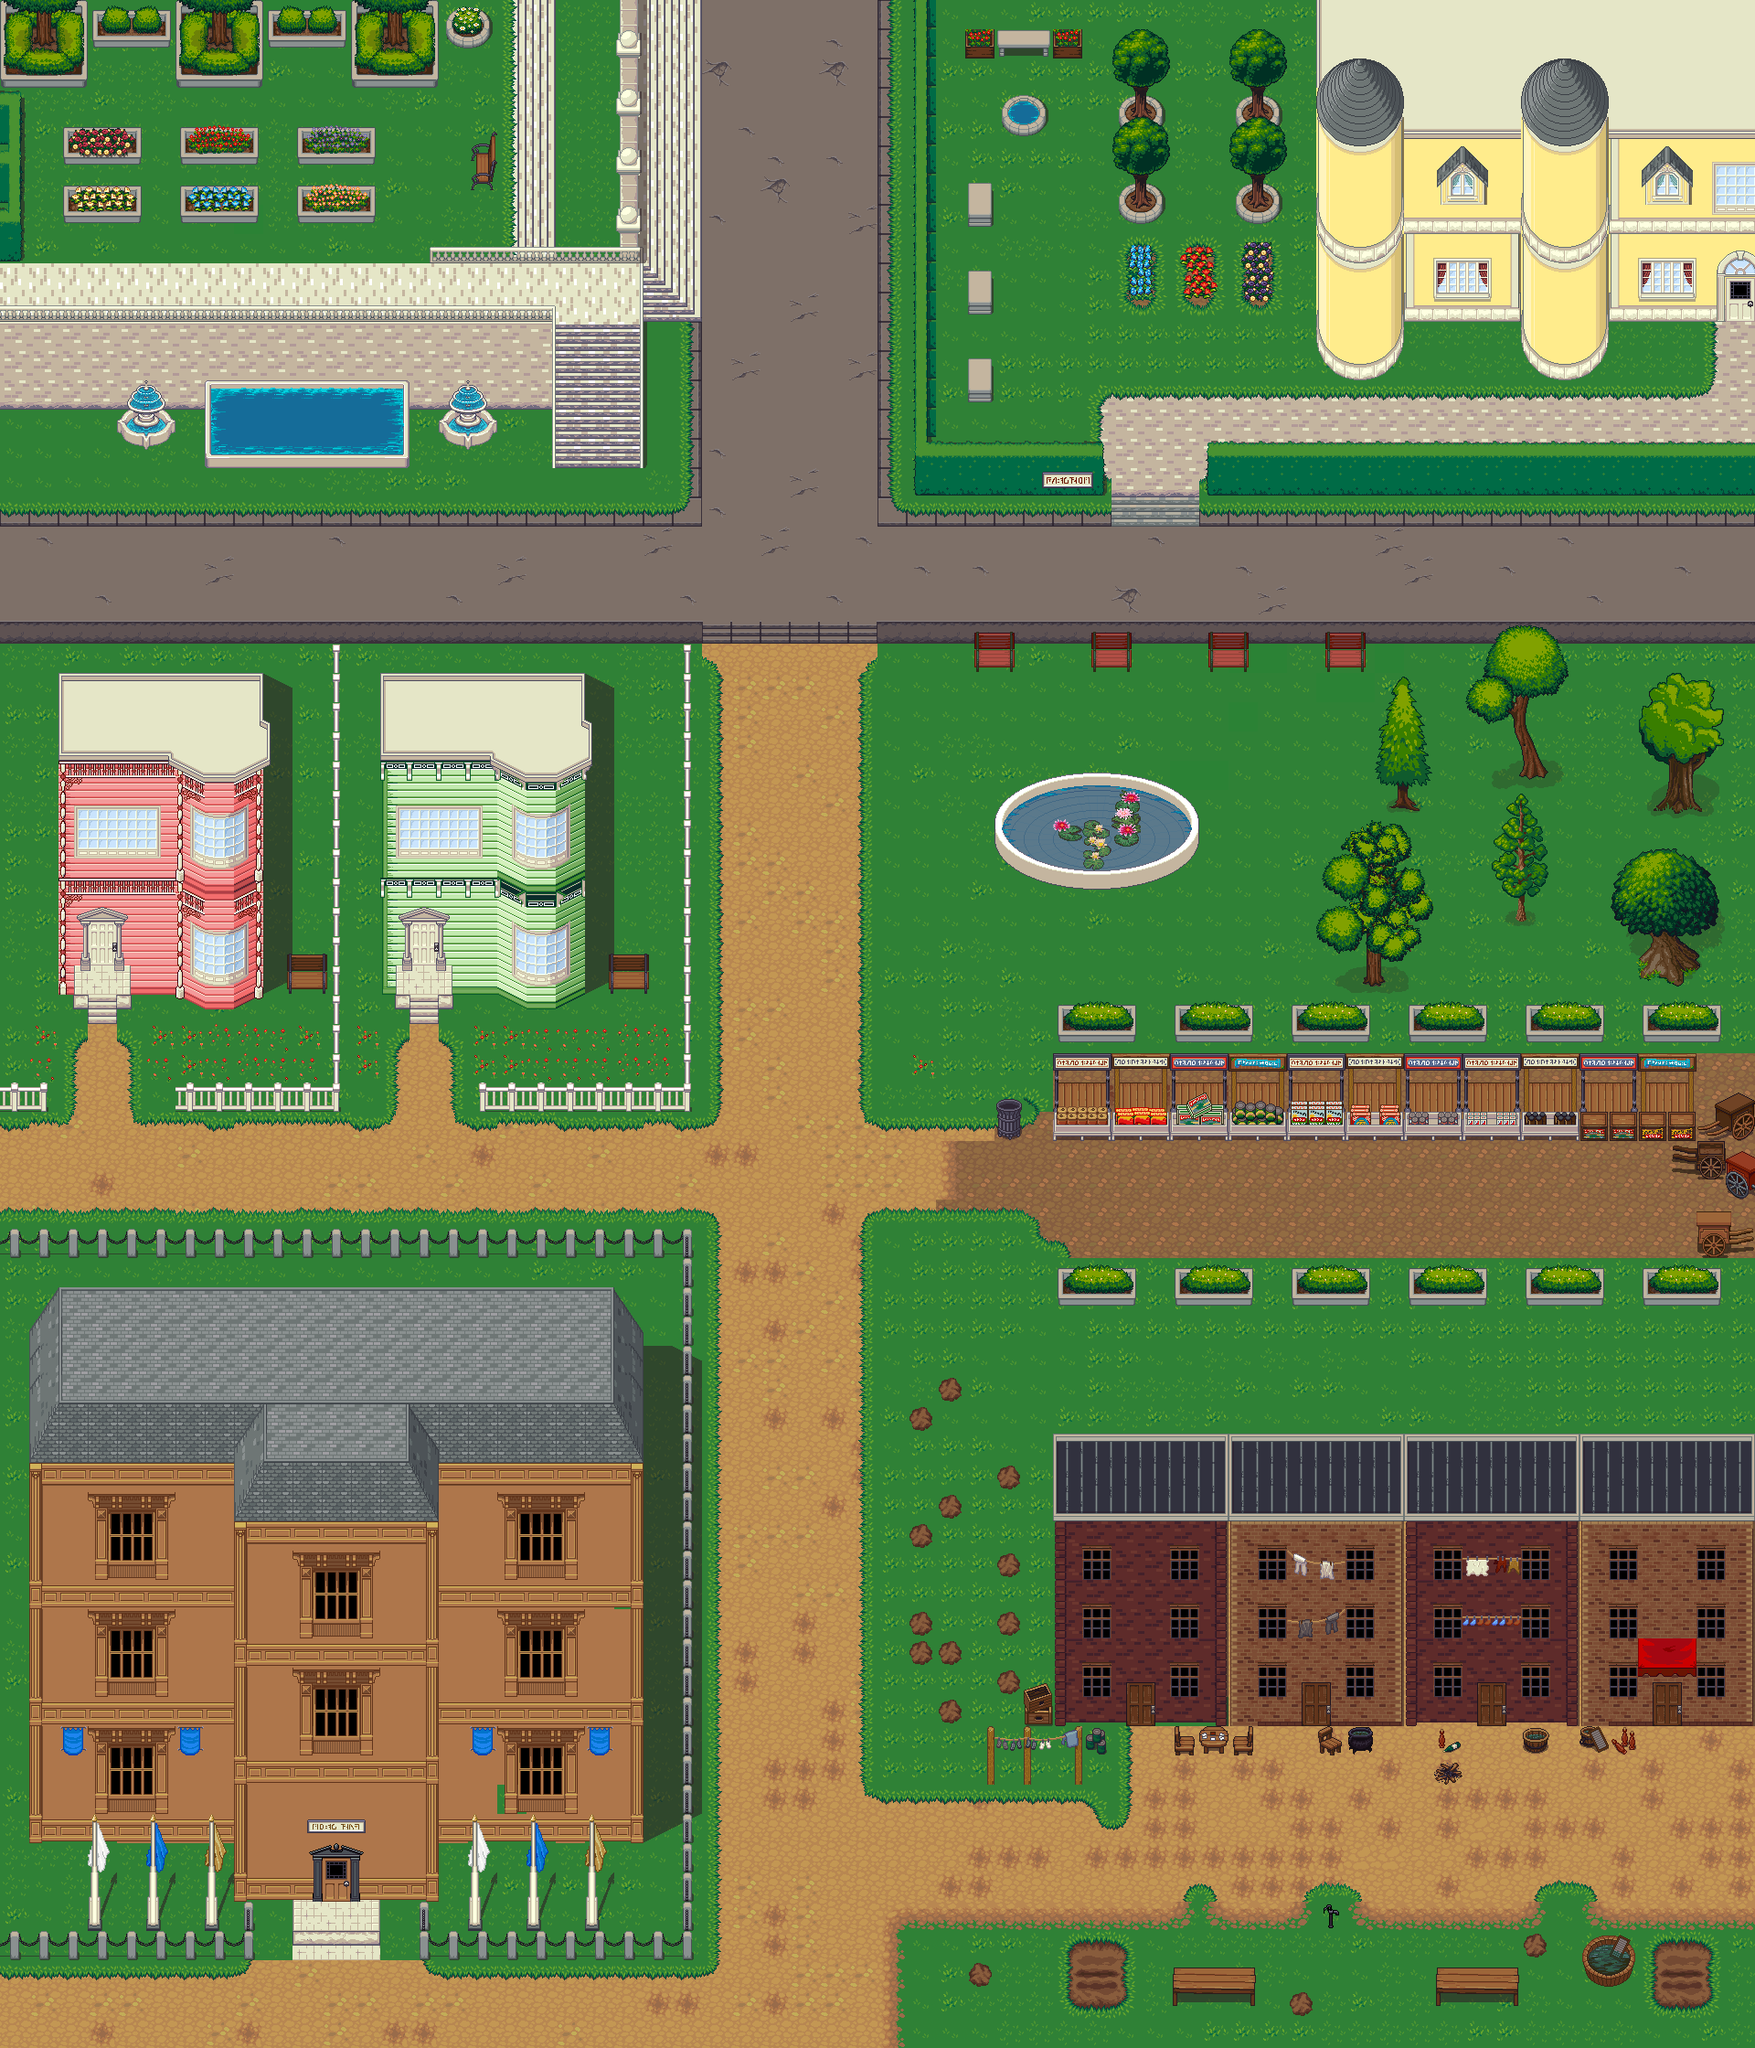

Tiled map render using the project's own tile images. Description and the map definition, with tile-layer contents summarised, below:
An orthogonal 60x70 tile map with 32x32 px tiles, 9 tile layers (Ground Level, Shadows, Ground Gradient, Exterior Base, ...), 10 tilesets and 137 objects (Spawn Point, Percival Thornton, Dr. Eleanor Bennett, Victoria Ashford, Li Wei, ...).

<map version="1.10" tiledversion="1.10.2" orientation="orthogonal" renderorder="right-down" width="60" height="70" tilewidth="32" tileheight="32" infinite="0" nextlayerid="17" nextobjectid="178">
 <editorsettings>
  <export target="grontown_embedded.json" format="json" />
 </editorsettings>
 <tileset firstgid="1" name="victorian-mansion" tilewidth="32" tileheight="32" tilecount="2048" columns="32">
  <image source="../tilesets/victorian-mansion.png" width="1024" height="2048" />
 </tileset>
 <tileset firstgid="2049" name="victorian-windows-doors" tilewidth="32" tileheight="32" tilecount="5120" columns="32">
  <image source="../tilesets/victorian-windows-doors.png" width="1024" height="5120" />
 </tileset>
 <tileset firstgid="7169" name="victorian-accessories" tilewidth="32" tileheight="32" tilecount="2560" columns="32">
  <image source="../tilesets/victorian-accessories.png" width="1024" height="2560" />
 </tileset>
 <tileset firstgid="9729" name="terrain" tilewidth="32" tileheight="32" tilecount="1024" columns="32">
  <image source="../tilesets/terrain.png" width="1024" height="1024" />
 </tileset>
 <tileset firstgid="10753" name="victorian-garden" tilewidth="32" tileheight="32" tilecount="1024" columns="16">
  <image source="../tilesets/victorian-garden.png" width="512" height="2048" />
 </tileset>
 <tileset firstgid="11777" name="victorian-streets" tilewidth="32" tileheight="32" tilecount="1536" columns="16">
  <image source="../tilesets/victorian-streets.png" width="512" height="3072" />
 </tileset>
 <tileset firstgid="13313" name="victorian-tenement" tilewidth="32" tileheight="32" tilecount="3072" columns="32">
  <image source="../tilesets/victorian-tenement.png" width="1024" height="3072" />
 </tileset>
 <tileset firstgid="16385" name="roofs" tilewidth="32" tileheight="32" tilecount="4096" columns="64">
  <image source="../tilesets/roofs.png" width="2048" height="2048" />
 </tileset>
 <tileset firstgid="20481" name="victorian-market" tilewidth="32" tileheight="32" tilecount="1280" columns="16">
  <image source="../tilesets/victorian-market.png" width="512" height="2560" />
 </tileset>
 <tileset firstgid="21761" name="trees-green" tilewidth="32" tileheight="32" tilecount="1024" columns="32">
  <image source="../tilesets/trees-green.png" width="1024" height="1024" />
 </tileset>
 <layer id="3" name="Ground Level" width="60" height="70" locked="1">
  <data>[4200 cells, 3941 non-empty, 38 distinct tile ids]</data>
 </layer>
 <layer id="14" name="Shadows" width="60" height="70" locked="1">
  <data>[4200 cells, 91 non-empty, 15 distinct tile ids]</data>
 </layer>
 <layer id="5" name="Ground Gradient" width="60" height="70" locked="1">
  <data>[4200 cells, 537 non-empty, 55 distinct tile ids]</data>
 </layer>
 <layer id="13" name="Exterior Base" width="60" height="70" locked="1">
  <data>[4200 cells, 855 non-empty, 229 distinct tile ids]</data>
 </layer>
 <layer id="7" name="Exterior 1" width="60" height="70" locked="1">
  <data>[4200 cells, 669 non-empty, 145 distinct tile ids]</data>
 </layer>
 <layer id="9" name="Exterior 2" width="60" height="70" locked="1">
  <data>[4200 cells, 325 non-empty, 121 distinct tile ids]</data>
 </layer>
 <layer id="8" name="Exterior Decor" width="60" height="70" locked="1">
  <data>[4200 cells, 388 non-empty, 111 distinct tile ids]</data>
 </layer>
 <layer id="12" name="Exterior Decor 2" width="60" height="70" locked="1">
  <data>[4200 cells, 70 non-empty, 42 distinct tile ids]</data>
 </layer>
 <layer id="11" name="Garden" width="60" height="70" locked="1">
  <data>[4200 cells, 120 non-empty, 74 distinct tile ids]</data>
 </layer>
 <objectgroup id="15" name="Collision">
  <object id="3" x="675.333" y="6" width="25.3333" height="257.167" />
  <object id="6" x="2.72727" y="332.348" width="604" height="16.5" />
  <object id="7" x="471.5" y="267.167" width="228" height="3.15152" />
  <object id="8" x="601.334" y="338.666" width="6.66667" height="174.333" />
  <object id="12" x="3.33333" y="423.333" width="128.667" height="12.6667" />
  <object id="13" x="189" y="422.667" width="33.3333" height="12.6667" />
  <object id="14" x="224.667" y="465" width="222.667" height="11.3333" />
  <object id="15" x="439" y="407.667" width="6" height="56" />
  <object id="16" x="225.667" y="403" width="9.33333" height="50" />
  <object id="18" x="128.333" y="453" width="62.6667" height="8" />
  <object id="20" x="481" y="401.333" width="6" height="58.6667" />
  <object id="21" x="480.333" y="443.667" width="62" height="16.6667" />
  <object id="22" x="532.667" y="417.333" width="9.33333" height="46" />
  <object id="23" x="2" y="102" width="19.3333" height="151" />
  <object id="24" x="72.6667" y="144.667" width="79.3333" height="30" />
  <object id="25" x="202" y="142.667" width="78" height="30" />
  <object id="26" x="329.333" y="143.333" width="78" height="29.3333" />
  <object id="27" x="200.667" y="206" width="78.6667" height="34" />
  <object id="28" x="327.333" y="208" width="81.3333" height="32.6667" />
  <object id="29" x="71.3333" y="205.333" width="80" height="28.6667" />
  <object id="30" x="0.666667" y="3.33333" width="94.6667" height="59.9474" />
  <object id="31" x="104" y="13.3333" width="84" height="40" />
  <object id="32" x="194.667" y="2" width="92" height="61.4484" />
  <object id="33" x="293.333" y="10.6667" width="86" height="40" />
  <object id="34" x="386" y="2" width="94.6667" height="62.6141" />
  <object id="35" x="485.333" y="3.33333" width="54.6667" height="54.6667" />
  <object id="36" x="511.333" y="143.167" width="33.3333" height="54.6667" />
  <object id="38" x="700.667" y="272.417" width="4.66667" height="238.917" />
  <object id="50" x="453.25" y="424.75" width="19.5" height="7" />
  <object id="51" x="553.917" y="425.667" width="50" height="5.75" />
  <object id="52" x="1000.67" y="2" width="17.3333" height="481.333" />
  <object id="53" x="1001.67" y="484" width="203" height="21.3333" />
  <object id="56" x="1060" y="201.5" width="24" height="27" />
  <object id="57" x="1060.5" y="298" width="23.5" height="24.5" />
  <object id="58" x="1060" y="393" width="25" height="24" />
  <object id="59" x="1057" y="33" width="126.5" height="15" />
  <object id="60" x="1094" y="101" width="54" height="34" />
  <object id="61" x="1216" y="32.5" width="65.5" height="187" />
  <object id="62" x="1342.5" y="31.5" width="65" height="197" />
  <object id="63" x="1441.33" y="0" width="94" height="385.333" />
  <object id="64" x="1536" y="2" width="125.5" height="334.5" />
  <object id="65" x="1662.5" y="1.5" width="96" height="389.5" />
  <object id="66" x="1759.5" y="0.5" width="160" height="332.5" />
  <object id="67" x="1323.33" y="486" width="596.667" height="17.3333" />
  <object id="68" x="2.33333" y="680.667" width="765.667" height="2.66667" />
  <object id="69" x="747.333" y="704.667" width="7.33333" height="486.667" />
  <object id="70" x="524.667" y="1183.33" width="222.667" height="9.33333" />
  <object id="71" x="364" y="705.333" width="8.66667" height="486" />
  <object id="72" x="192.667" y="1186" width="170.667" height="8" />
  </objectgroup>
 <objectgroup id="16" name="Misc" locked="1">
  <!-- 16 objects omitted --></objectgroup>
</map>
<!-- 88 of 137 objects omitted -->
